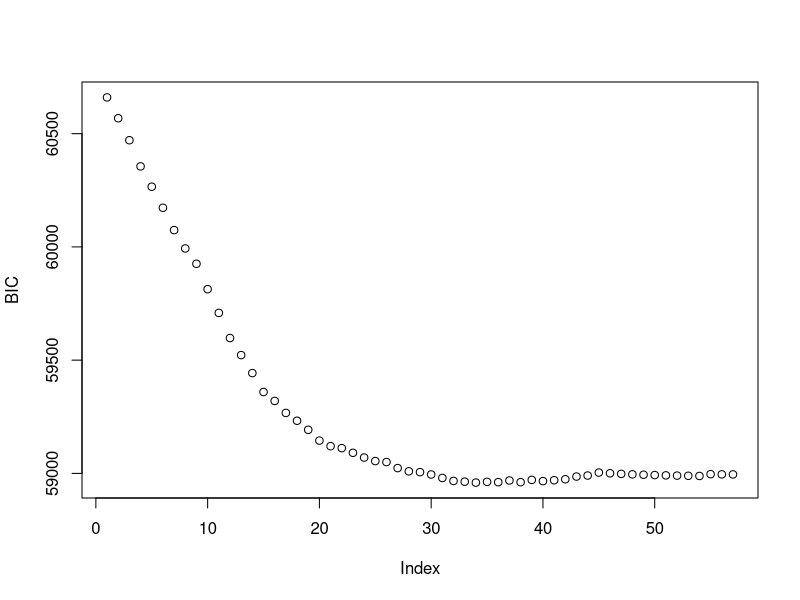
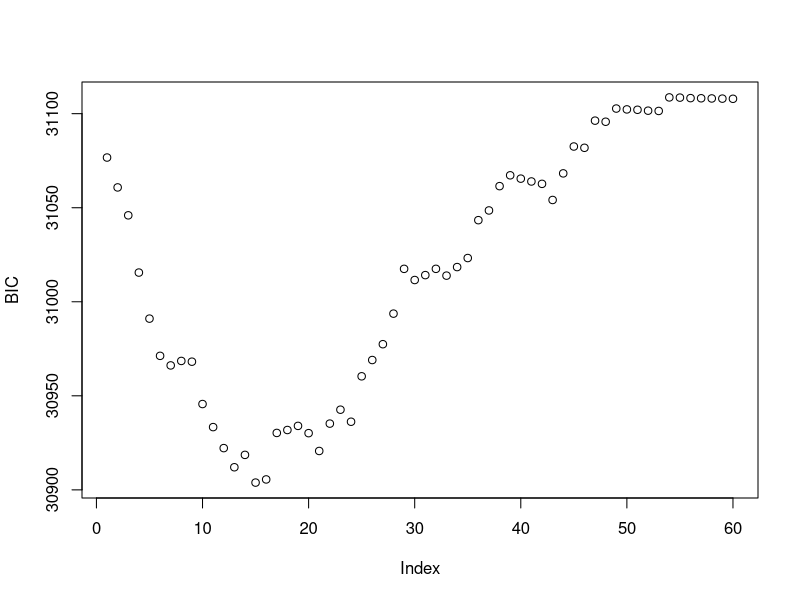
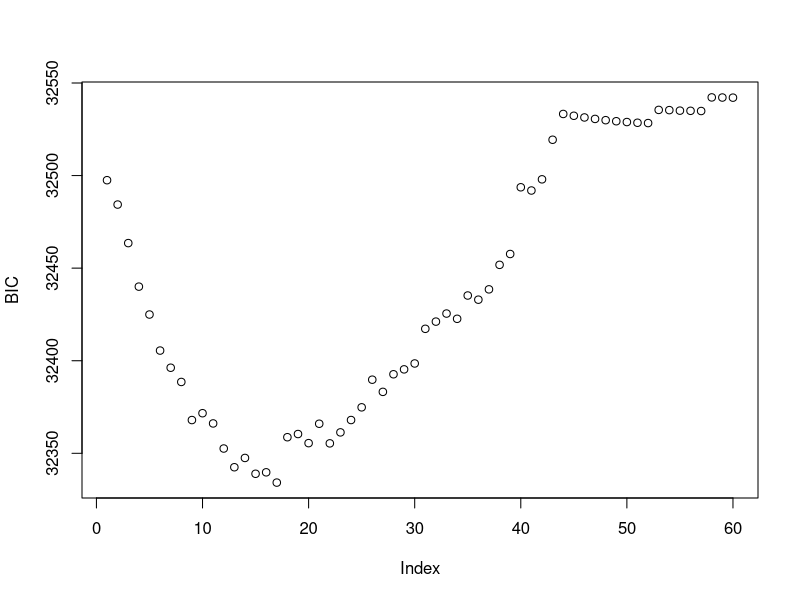
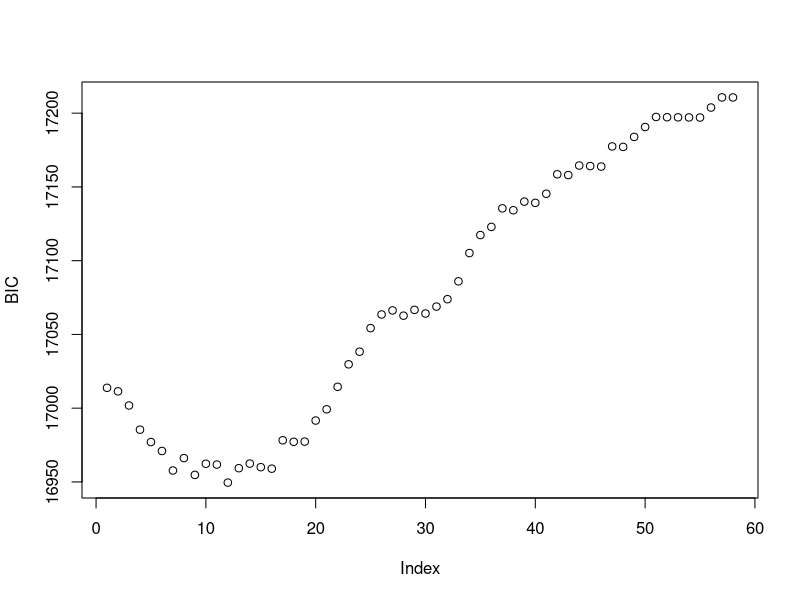

Recreate these plots in R, in order.
setwd("V:/Health and Retirement Study/Grisell/AlexSei/R01eprognosisOutcomes2/Rfiles")

#install.packages("glmnet")

library(glmnet) ##LASSO
mydata <- read.csv('originaldata.csv')

#Select the 39 predictors in full model
predictors <- dplyr::select(mydata, dAGE, SEX, ALCOHOL, ARTHRITIS, CANCER, COGDLRC3G, COGIMRC3G, DIABETES, DRIVE, EDU, EXERCISE, EYE2G, 
                            FALL, HEARAID, HEARING, HEARTFAILURE, HYPERTENSION, INCONTINENCE, LALONE, LUNG, MSTAT, OTHERARM, 
                            OTHERCHAIR, OTHERCLIM3G, OTHERDIME, OTHERLIFT, OTHERPUSH, OTHERSIT, OTHERSTOOP, OTHERWALK, PAIN, CESDALL,
                            qBMI, qFAGE, qMAGE, SHLT, SMOKING, STROKE, VOLUNTEER)
str(predictors)

## convert variables to factors;
predictors[, 1:ncol(predictors)] <- lapply(predictors[,1:ncol(predictors)], factor)
str(predictors)

## Given that the Gradient Boosting algorithm Or R couldn't use factor variables to fit, we will use model.matrix
## function to convert everything into numeric binary variables;

predictors2<-model.matrix(~.,predictors)[,-1]
str(predictors2)
colnames(predictors2) #70 coefficients

#Select the outcomes
outcome_death<- dplyr::select(mydata, time2death, death)
outcome_death <- dplyr::rename(outcome_death, time = time2death, status = death)
outcome_death <- as.matrix(outcome_death)

outcome_adl<- dplyr::select(mydata, time_adldepdth, status_adldepdth)
outcome_adl <- dplyr::rename(outcome_adl, time = time_adldepdth, status = status_adldepdth)
table(outcome_adl$status)
#Change status 2 to censored and time to longest time
outcome_adl$time[outcome_adl$status==2] <- 15.0278689
table(outcome_adl$time[outcome_adl$status==2])
outcome_adl$status[outcome_adl$status==2] <- 0
table(outcome_adl$status)
outcome_adl <- as.matrix(outcome_adl)

outcome_iadl<- dplyr::select(mydata, time_iadldifdth, status_iadldifdth)
outcome_iadl <- dplyr::rename(outcome_iadl, time = time_iadldifdth, status = status_iadldifdth)
table(outcome_iadl$status)
#Change status 2 to censored and time to longest time
outcome_iadl$time[outcome_iadl$status==2] <- 15.0278689
table(outcome_iadl$time[outcome_iadl$status==2])
outcome_iadl$status[outcome_iadl$status==2] <- 0
table(outcome_iadl$status)
outcome_iadl <- as.matrix(outcome_iadl)

outcome_walk<- dplyr::select(mydata, time_walkdepdth, status_walkdepdth)
outcome_walk <- dplyr::rename(outcome_walk, time = time_walkdepdth, status = status_walkdepdth)
table(outcome_walk$status)
#Change status 2 to censored and time to longest time
outcome_walk$time[outcome_walk$status==2] <- 15.0278689
table(outcome_walk$time[outcome_walk$status==2])
outcome_walk$status[outcome_walk$status==2] <- 0
table(outcome_walk$status)
outcome_walk <- as.matrix(outcome_walk)


################################################################################################
####### DEATH: Do LASSO selection using lambda at minimum BIC ####### 

#1-)Fit LASSO model
lasso_surv <- glmnet(predictors2, outcome_death, family = "cox")

#2-)Calculate BIC=-2logL+k*log(no. uncensored observations)

#no. uncensored observations
table(mydata$death) #3768
uncens<-table(mydata$death)[[2]]

BIC <- lasso_surv$nulldev*(1-lasso_surv$dev.ratio) + lasso_surv$df*log(uncens)
plot(BIC)

## Note: the term lasso_surv$nulldev*(1-lasso_surv$dev.ratio) does not give only the -2loglike 
##      but the Deviance: 2*(loglike_sat - loglike), where loglike_sat is the log-likelihood for the saturated model.
##      So, this term includes an additional constant 2*loglike_sat.
##      This does not affect our selection since we are not interested in comparing the absolute value of the BIC

#3-) Find minimum BIC among them
min_BIC <- which.min(BIC) #34
min_BIC

#4-) Use lambda at the minimum BIC
lasso_surv$lambda
lasso_surv$lambda[min_BIC]
coef_minBIC<-coef(lasso_surv, s=lasso_surv$lambda[min_BIC])  # extract coefficients at a single value of lambda
coef_minBIC

#To get name of non zero coefficients for lambda[min_BIC]
coefNames_minBIC=coef_minBIC@Dimnames[[1]][which(coef_minBIC!=0)]
coefNames_minBIC #54 coefficients
length(coefNames_minBIC)
#Remove number part from predictor
coefNamesOnly_minBIC_death=gsub('[[:digit:]]+', '', coefNames_minBIC)
coefNamesOnly_minBIC_death=unique(coefNamesOnly_minBIC_death) #32 predictors/39
coefNamesOnly_minBIC_death
length(coefNamesOnly_minBIC_death)

rm(list=setdiff(ls(), c("outcome_adl", "outcome_death", "outcome_iadl", "outcome_walk", "predictors2", "mydata","coefNamesOnly_minBIC_death")))

################################################################################################
####### ADL: Do LASSO selection using lambda at minimum BIC ####### 

#1-)Fit LASSO model
lasso_surv <- glmnet(predictors2, outcome_adl, family = "cox")

#2-)Calculate BIC=-2logL+k*log(no. uncensored observations)

#no. uncensored observations
table(mydata$status_adldepdth) #1850
uncens<-table(mydata$status_adldepdth)[[2]]

#df: The number of nonzero coefficients for each value of lambda (=k)

BIC <- lasso_surv$nulldev*(1-lasso_surv$dev.ratio) + lasso_surv$df*log(uncens) 
plot(BIC)

#3-) Find minimum BIC among them
min_BIC <- which.min(BIC) #15

#4-) Use lambda at the minimum BIC
coef_minBIC<-coef(lasso_surv, s=lasso_surv$lambda[min_BIC])  # extract coefficients at a single value of lambda

#To get name of non zero coefficients for lambda[min_BIC]
coefNames_minBIC=coef_minBIC@Dimnames[[1]][which(coef_minBIC!=0)]
coefNames_minBIC #17 coefficients
length(coefNames_minBIC)
#Remove number part from predictor
coefNamesOnly_minBIC_adl=gsub('[[:digit:]]+', '', coefNames_minBIC)
coefNamesOnly_minBIC_adl=unique(coefNamesOnly_minBIC_adl) #16 predictors/39
coefNamesOnly_minBIC_adl
length(coefNamesOnly_minBIC_adl)

rm(list=setdiff(ls(), c("outcome_death", "outcome_adl", "outcome_iadl", "outcome_walk", "predictors2", "mydata", "coefNamesOnly_minBIC_death", "coefNamesOnly_minBIC_adl")))

################################################################################################
####### IADL: Do LASSO selection using lambda at minimum BIC ####### 

#1-)Fit LASSO model
lasso_surv <- glmnet(predictors2, outcome_iadl, family = "cox")

#2-)Calculate BIC=-2logL+k*log(no. uncensored observations)

#no. uncensored observations
table(mydata$status_iadldifdth) #1937
uncens<-table(mydata$status_iadldifdth)[[2]]

#df: The number of nonzero coefficients for each value of lambda (=k)

BIC <- lasso_surv$nulldev*(1-lasso_surv$dev.ratio) + lasso_surv$df*log(uncens) 
plot(BIC)

#3-) Find minimum BIC among them
min_BIC <- which.min(BIC) #17

#4-) Use lambda at the minimum BIC
coef_minBIC<-coef(lasso_surv, s=lasso_surv$lambda[min_BIC])  # extract coefficients at a single value of lambda

#To get name of non zero coefficients for lambda[min_BIC]
coefNames_minBIC=coef_minBIC@Dimnames[[1]][which(coef_minBIC!=0)]
coefNames_minBIC #20 coefficients
length(coefNames_minBIC)
#Remove number part from predictor
coefNamesOnly_minBIC_iadl=gsub('[[:digit:]]+', '', coefNames_minBIC)
coefNamesOnly_minBIC_iadl=unique(coefNamesOnly_minBIC_iadl) #18 predictors/39
coefNamesOnly_minBIC_iadl
length(coefNamesOnly_minBIC_iadl)

rm(list=setdiff(ls(), c("outcome_death", "outcome_adl", "outcome_iadl", "outcome_walk", "predictors2", "mydata", "coefNamesOnly_minBIC_death", "coefNamesOnly_minBIC_adl", "coefNamesOnly_minBIC_iadl")))

################################################################################################
####### WALK: Do LASSO selection using lambda at minimum BIC ####### 

#1-)Fit LASSO model
lasso_surv <- glmnet(predictors2, outcome_walk, family = "cox")

#2-)Calculate BIC=-2logL+k*log(no. uncensored observations)

#no. uncensored observations
table(mydata$status_walkdepdth) #1001
uncens<-table(mydata$status_walkdepdth)[[2]]

#df: The number of nonzero coefficients for each value of lambda (=k)

BIC <- lasso_surv$nulldev*(1-lasso_surv$dev.ratio) + lasso_surv$df*log(uncens) 
plot(BIC)

#3-) Find minimum BIC among them
min_BIC <- which.min(BIC) #12

#4-) Use lambda at the minimum BIC
coef_minBIC<-coef(lasso_surv, s=lasso_surv$lambda[min_BIC])  # extract coefficients at a single value of lambda

#To get name of non zero coefficients for lambda[min_BIC]
coefNames_minBIC=coef_minBIC@Dimnames[[1]][which(coef_minBIC!=0)]
coefNames_minBIC #13 coefficients
length(coefNames_minBIC)
#Remove number part from predictor
coefNamesOnly_minBIC_walk=gsub('[[:digit:]]+', '', coefNames_minBIC)
coefNamesOnly_minBIC_walk=unique(coefNamesOnly_minBIC_walk) #13 predictors/39
coefNamesOnly_minBIC_walk
length(coefNamesOnly_minBIC_walk)

rm(list=setdiff(ls(), c("outcome_death", "outcome_adl", "outcome_iadl", "outcome_walk", "predictors2", "mydata", "coefNamesOnly_minBIC_death", "coefNamesOnly_minBIC_adl", "coefNamesOnly_minBIC_iadl", "coefNamesOnly_minBIC_walk")))

################################################################################################
########## Union model: Do LASSO selection using minimum BIC #############

#install.packages("reshape")
library(reshape)

split_death<-as.data.frame(strsplit(coefNamesOnly_minBIC_death, " "))
split_death$outcome<-"death"
split_death2<-melt(split_death, id="outcome" )
split_death2$variable<-NULL

split_adl<-as.data.frame(strsplit(coefNamesOnly_minBIC_adl, " "))
split_adl$outcome<-"adl"
split_adl2<-melt(split_adl, id="outcome" )
split_adl2$variable<-NULL

split_iadl<-as.data.frame(strsplit(coefNamesOnly_minBIC_iadl, " "))
split_iadl$outcome<-"iadl"
split_iadl2<-melt(split_iadl, id="outcome" )
split_iadl2$variable<-NULL

split_walk<-as.data.frame(strsplit(coefNamesOnly_minBIC_walk, " "))
split_walk$outcome<-"walk"
split_walk2<-melt(split_walk, id="outcome" )
split_walk2$variable<-NULL

union_lasso_minBIC<-rbind(split_death2, split_adl2, split_iadl2, split_walk2)
write.csv(union_lasso_minBIC, file = "union_lasso_minBIC.csv",row.names=FALSE)

union_lasso_minBIC2<-as.data.frame(table(union_lasso_minBIC$value))
write.csv(union_lasso_minBIC2, file = "union_lasso_minBIC2.csv",row.names=FALSE)

rm(list=setdiff(ls(), c("outcome_death", "outcome_adl", "outcome_iadl", "outcome_walk", "predictors2", "mydata", "coefNamesOnly_minBIC_death", "coefNamesOnly_minBIC_adl", "coefNamesOnly_minBIC_iadl", "coefNamesOnly_minBIC_walk","union_lasso_minBIC")))
